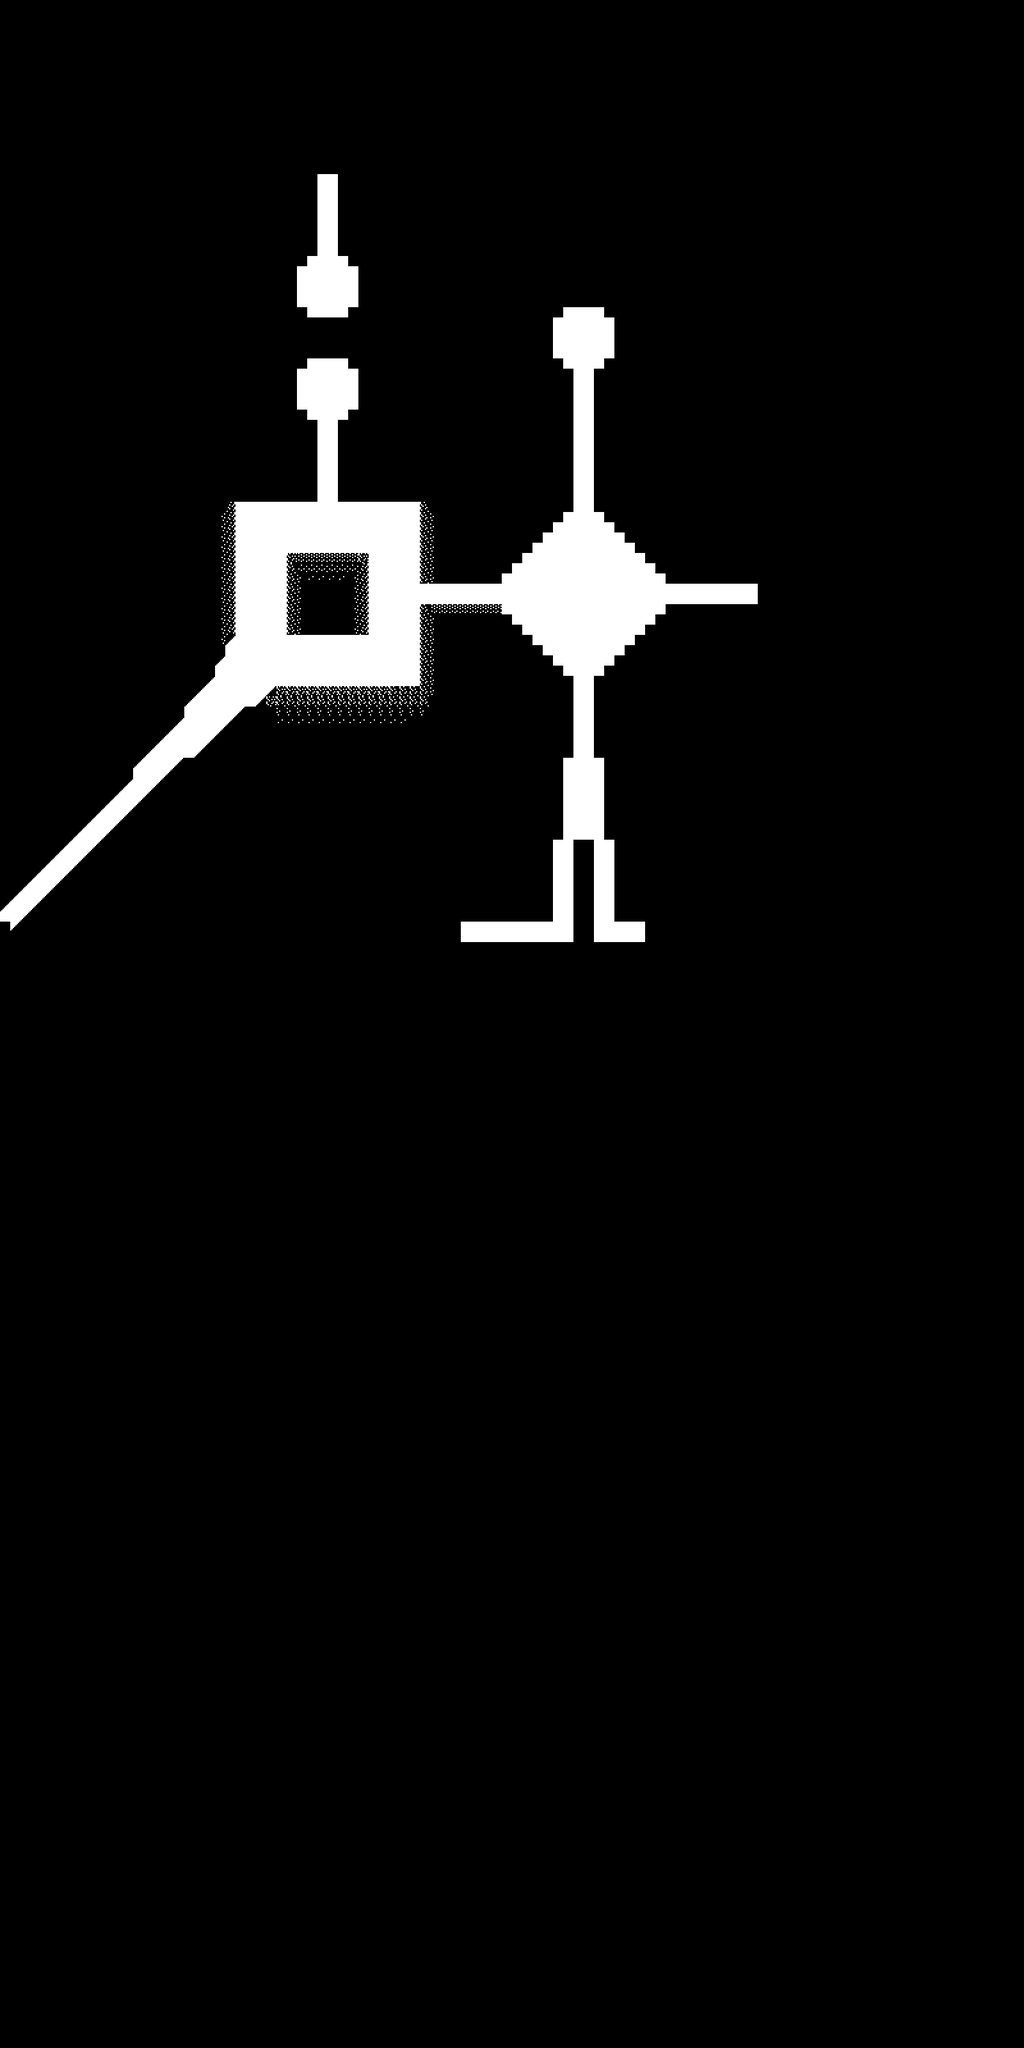

A level layout from a 2D game, rendered from its tile map. Below: a short description, then the map file with tile-grid data replaced by summaries:
An orthogonal 100x200 tile map with 16x16 px tiles, 2 tile layers (background, blocked) and 15 objects (5x cat, door, sign, hourglass, specs, ...).

<map version="1.0" tiledversion="1.1.5" orientation="orthogonal" renderorder="right-down" width="100" height="200" tilewidth="16" tileheight="16" infinite="0" nextobjectid="33">
 <tileset firstgid="1" name="map_tileset" tilewidth="16" tileheight="16" tilecount="180" columns="20">
  <image source="../images/tileset3s.png" width="320" height="144" />
 </tileset>
 <layer name="background" width="100" height="200">
  <properties>
   <property name="tileset" value="map_tileset" />
  </properties>
  <data>[20000 cells, 20000 non-empty, 1 distinct tile ids]</data>
 </layer>
 <layer name="blocked" width="100" height="200">
  <properties>
   <property name="collision" type="bool" value="true" />
   <property name="tileset" value="map_tileset" />
  </properties>
  <data>[20000 cells, 19193 non-empty, 11 distinct tile ids]</data>
 </layer>
 <objectgroup name="objects">
  <properties>
   <property name="tileset" value="map_tileset" />
  </properties>
  <object id="10" name="door" type="door" x="1152" y="2144" width="16" height="16">
   <properties>
    <property name="group" value="doors" />
    <property name="next_level" value="act2" />
   </properties>
  </object>
  <object id="19" name="cat4" type="cat" x="560" y="2368" width="16" height="16">
   <properties>
    <property name="group" value="cats" />
    <property name="message" value="cat4_message" />
    <property name="texture" value="cat_spritesheet" />
   </properties>
  </object>
  <object id="11" name="cat3" type="cat" x="288" y="2720" width="16" height="16">
   <properties>
    <property name="group" value="cats" />
    <property name="message" value="cat3_message" />
    <property name="texture" value="cat_spritesheet" />
   </properties>
  </object>
  <object id="5" name="cat2" type="cat" x="960" y="576" width="16" height="16">
   <properties>
    <property name="group" value="cats" />
    <property name="message" value="cat2_message" />
    <property name="texture" value="cat_spritesheet" />
   </properties>
  </object>
  <object id="20" name="sign" type="sign" x="624" y="2336" width="16" height="16">
   <properties>
    <property name="group" value="npcs" />
    <property name="message" value="sign1_message" />
    <property name="texture" value="sign_spritesheet" />
   </properties>
  </object>
  <object id="12" name="hourglass" type="hourglass" x="792" y="1704">
   <properties>
    <property name="group" value="items" />
    <property name="message" value="hourglass_message" />
    <property name="texture" value="hourglass_spritesheet" />
   </properties>
  </object>
  <object id="24" name="specs" type="specs" x="368" y="2224" width="16" height="16">
   <properties>
    <property name="group" value="items" />
    <property name="message" value="specs_message" />
    <property name="texture" value="specs_spritesheet" />
   </properties>
  </object>
  <object id="25" name="tome" type="tome" x="1152" y="2544" width="16" height="16">
   <properties>
    <property name="group" value="items" />
    <property name="message" value="tome_message" />
    <property name="texture" value="tome_spritesheet" />
   </properties>
  </object>
  <object id="26" name="cat5" type="cat" x="64" y="2368" width="16" height="16">
   <properties>
    <property name="group" value="cats" />
    <property name="message" value="cat5_message" />
    <property name="texture" value="cat_spritesheet" />
   </properties>
  </object>
  <object id="27" name="pipe" type="pipe" x="864" y="2544" width="16" height="16">
   <properties>
    <property name="group" value="items" />
    <property name="message" value="pipe_message" />
    <property name="texture" value="pipe_spritesheet" />
   </properties>
  </object>
  <object id="28" name="cat6" type="cat" x="1152" y="2080" width="16" height="16">
   <properties>
    <property name="group" value="cats" />
    <property name="message" value="cat6_message" />
    <property name="texture" value="cat_spritesheet" />
   </properties>
  </object>
  <object id="29" name="sleep" type="sleep" x="1152" y="2736" width="16" height="16">
   <properties>
    <property name="group" value="npcs" />
    <property name="message" value="sleep_message" />
    <property name="texture" value="sleep_spritesheet" />
   </properties>
  </object>
  <object id="30" name="player" type="player" x="32" y="1408" width="16" height="16">
   <properties>
    <property name="group" value="players" />
    <property name="texture" value="player_spritesheet" />
    <property name="walking_speed" value="200" />
   </properties>
  </object>
  <object id="31" name="stare" type="stare" x="64" y="480" width="16" height="16">
   <properties>
    <property name="group" value="npcs" />
    <property name="message" value="stare_message" />
    <property name="texture" value="stare_spritesheet" />
   </properties>
  </object>
  <object id="32" name="return" type="return" x="0" y="1424" width="16" height="16">
   <properties>
    <property name="group" value="returns" />
    <property name="previous_level" value="screen2B" />
   </properties>
  </object>
 </objectgroup>
</map>
